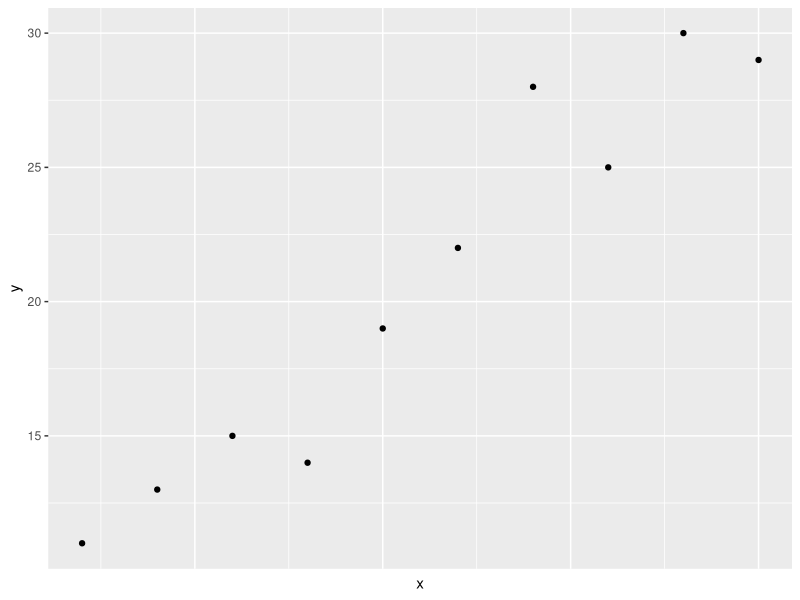
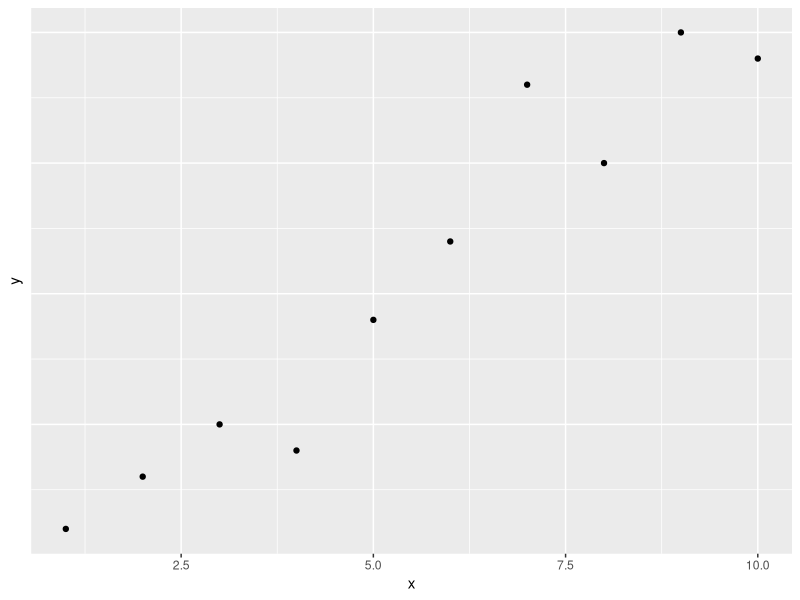
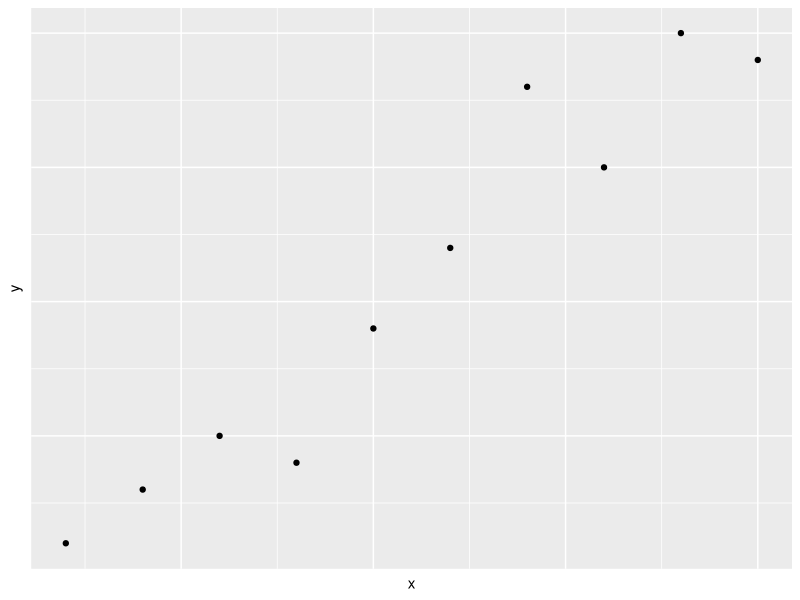

The R source for these figures, in order:
# Example 1: Remove X-Axis Labels
library("ggplot2")

# create data frame
df <- data.frame(x=c(1, 2, 3, 4, 5, 6, 7, 8, 9, 10),
                 y=c(11, 13, 15, 14, 19, 22, 28, 25, 30, 29))

# create scatterplot
ggplot(df, aes(x=x, y=y)) +
  geom_point() + 
  theme(axis.text.x = element_blank(),
        axis.ticks.x=element_blank())

# Example 2: Remove Y-Axis Labels
library(ggplot2)

# create data frame
df <- data.frame(x=c(1, 2, 3, 4, 5, 6, 7, 8, 9, 10),
                 y=c(11, 13, 15, 14, 19, 22, 28, 25, 30, 29))

# create scatterplot
ggplot(df, aes(x=x, y=y)) + 
  geom_point() +
  theme(axis.text.y = element_blank(),
        axis.ticks.y = element_blank())

# Example 3: Remove Both Axis Labels
library("ggplot2")

# create data frame
df <- data.frame(x=c(1, 2, 3, 4, 5, 6, 7, 8, 9, 10),
                 y=c(11, 13, 15, 14, 19, 22, 28, 25, 30, 29))

# Example 3: Remove Both Axis Labels
# create scatterplot
ggplot(df, aes(x=x, y=y)) + 
  geom_point() + 
  theme(axis.text.x = element_blank(),
        axis.ticks.x=element_blank(),
        axis.text.y=element_blank(),
        axis.ticks.y=element_blank())
